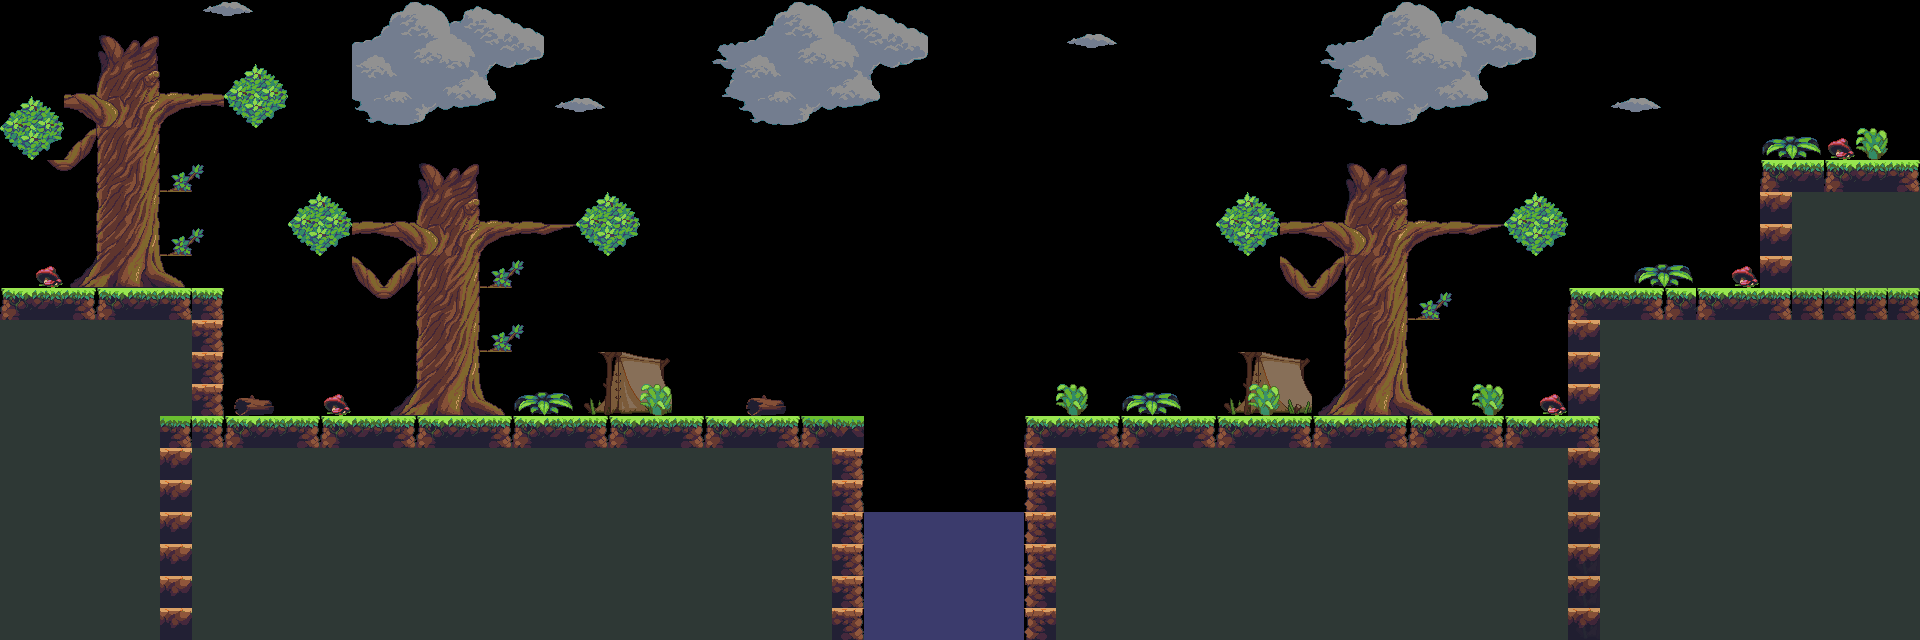

This game map was drawn from its Tiled (.tmx) file and the tilesets committed beside it. A one-line description and the trimmed map source follow:
An orthogonal 60x20 tile map with 32x32 px tiles, 3 tile layers (Tile Layer 3, Tile Layer 2, Tile Layer 1), 7 tilesets.

<map version="1.5" tiledversion="1.7.2" orientation="orthogonal" renderorder="right-down" width="60" height="20" tilewidth="32" tileheight="32" infinite="0" nextlayerid="5" nextobjectid="1">
 <tileset firstgid="1" name="tile_jungle_ground_brown" tilewidth="32" tileheight="32" tilecount="36" columns="6">
  <image source="tile_jungle_ground_brown.png" width="192" height="192" />
 </tileset>
 <tileset firstgid="37" name="tile_jungle_vegetation" tilewidth="32" tileheight="32" tilecount="8" columns="8">
  <image source="tile_jungle_vegetation.png" width="256" height="32" />
 </tileset>
 <tileset firstgid="45" name="tile_jungle_plants_objects" tilewidth="32" tileheight="32" tilecount="208" columns="16">
  <image source="tile_jungle_plants_objects.png" width="512" height="416" />
 </tileset>
 <tileset firstgid="253" name="tile_jungle_tree_dark" tilewidth="32" tileheight="32" tilecount="110" columns="10">
  <image source="tile_jungle_tree_dark.png" width="320" height="352" />
 </tileset>
 <tileset firstgid="363" name="bg_cloud6" tilewidth="32" tileheight="32" tilecount="96" columns="16">
  <image source="bg_cloud6.png" width="512" height="211" />
 </tileset>
 <tileset firstgid="459" name="bg_cloud4" tilewidth="32" tileheight="32" tilecount="24" columns="3">
  <image source="../opp1_jungle_tiles/environment/background/bg objects/bg_cloud4.png" width="120" height="256" />
 </tileset>
 <tileset firstgid="483" name="bg_cloud2" tilewidth="32" tileheight="32" tilecount="28" columns="7">
  <image source="../opp1_jungle_tiles/environment/background/bg objects/bg_cloud2.png" width="234" height="128" />
 </tileset>
 <layer id="4" name="Tile Layer 3" width="60" height="20" opacity="0.57">
  <data>[1200 cells, 109 non-empty, 37 distinct tile ids]</data>
 </layer>
 <layer id="3" name="Tile Layer 2" width="60" height="20" opacity="0.93">
  <data>[1200 cells, 622 non-empty, 75 distinct tile ids]</data>
 </layer>
 <layer id="1" name="Tile Layer 1" width="60" height="20">
  <data>[1200 cells, 86 non-empty, 9 distinct tile ids]</data>
 </layer>
</map>
